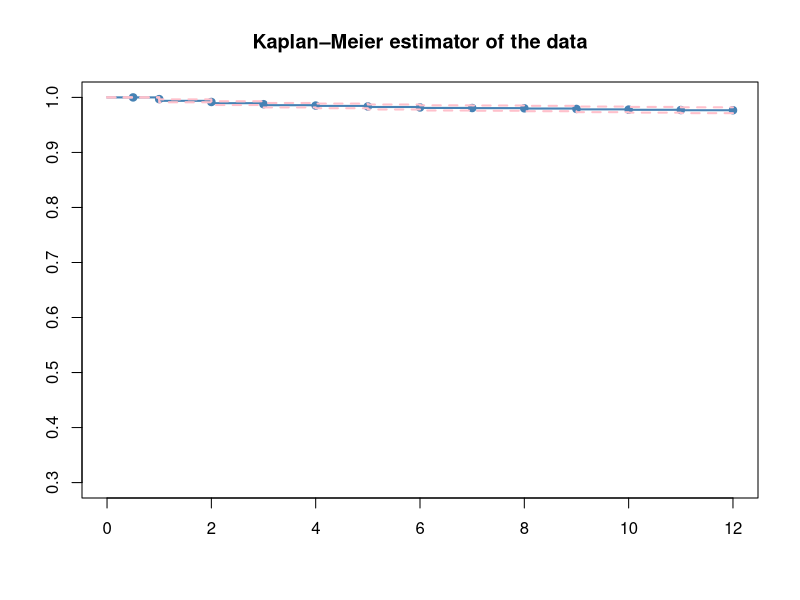
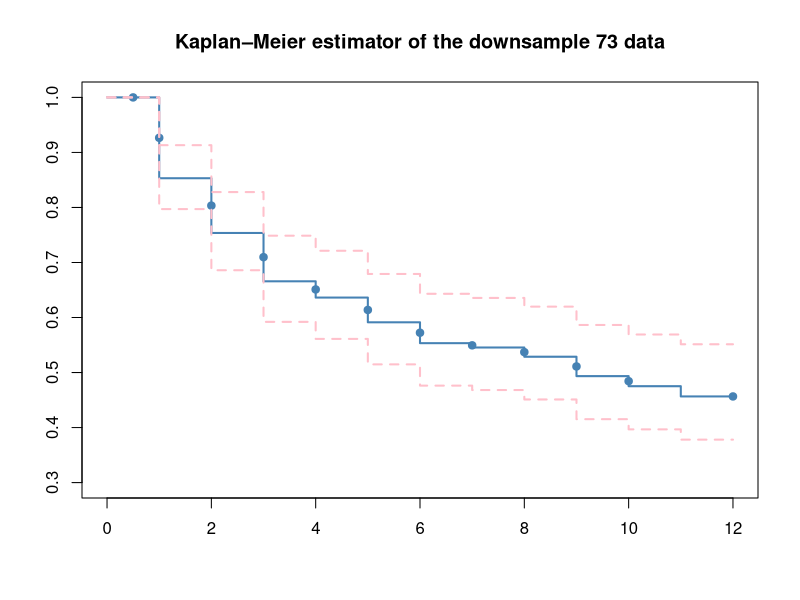
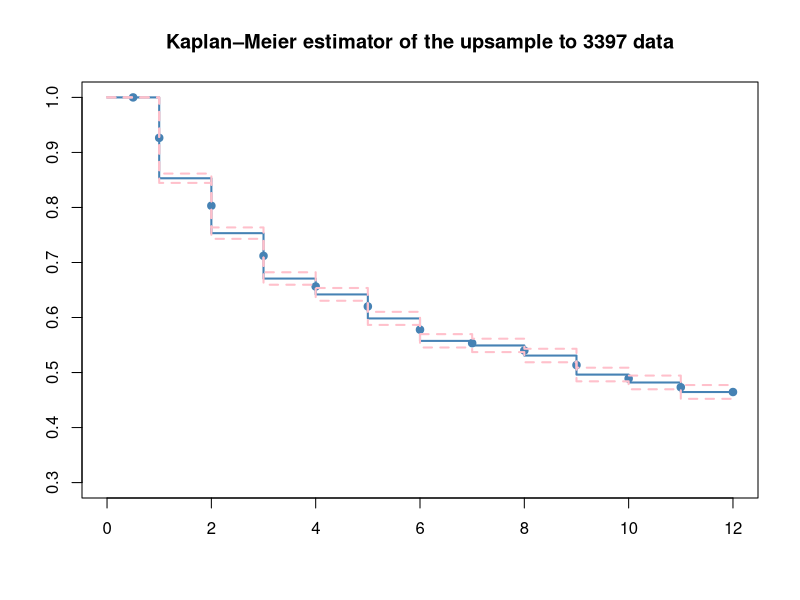
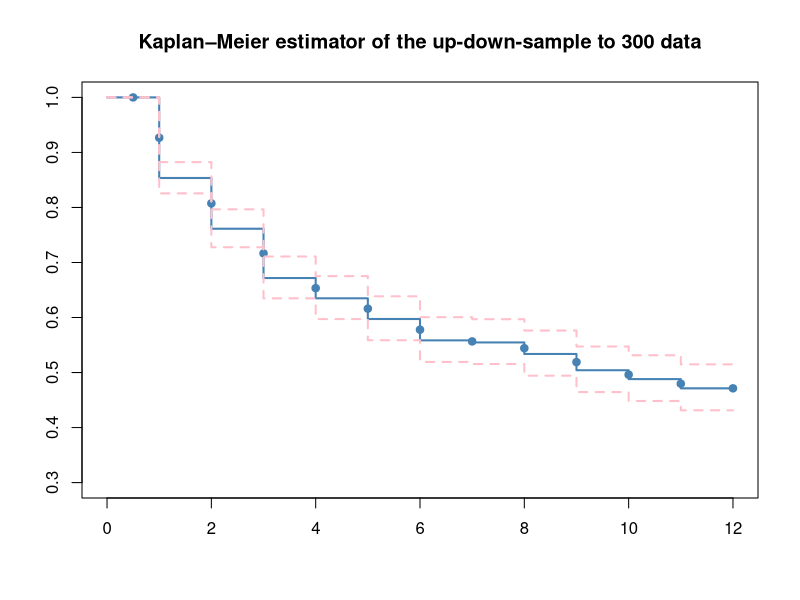

Generate these figures, in order, with R:
## ---- chunk 1
# echo = FALSE
library(survival)
library(KMsurv)
data(pneumon)
head(pneumon,3)
dim(pneumon)
## ---- chunk 2
mean(pneumon$chldage) #mean of Age child had pneumonia in 
mean(pneumon$agepn)
length(which(pneumon$hospital=="1")) 
length(which(pneumon$hospital=="0")) 
#number of child Indicator for hospitalization for pneumonia

pneumon.fit <- survfit(Surv(pneumon$chldage,pneumon$hospital)~1)

plot(pneumon.fit,mark=19,lwd=2,ylim = c(0.3,1.0),
     col=c("steelblue","pink","pink"), 
     main="Kaplan–Meier estimator of the data")

summary(pneumon.fit)
print(pneumon.fit)

# why is it not working? All NA 
quantile(pneumon.fit, probs=c(.75,.50,.25),
         conf.int=FALSE) 
## ---- chunk 3
table(pneumon$hospital)

set.seed(99)
balance_data <- function(df, method, dsize){
  event <- df[df$hospital=="1",]
  censored <- df[df$hospital=="0",]
  nevent <- nrow(event)
  ncensored <- nrow(censored)
  
  if(method == "down"){
    if(nevent > ncensored)
    {
      dfe <- events[sample(1:nevent, dsize, replace=F),]
      new_dataset <- rbind(censored,dfe)
    }
    else{ #nevent <= ncensored
      dfc <- censored[sample(1:ncensored, dsize, replace = F),]
      new_dataset <- rbind(event,dfc)
    }
    new_dataset
  }
  
  else if(method =="up"){
    if(nevent < ncensored){
      dfe <- event[sample(1:nevent, dsize, replace = T),]
      new_dataset <- rbind(censored,dfe)
    }
    else{ #nevent <= ncensored
      dfc <- censored[sample(1:ncensored, dsize, replace = T),]
      new_dataset <- rbind(event,dfc)
    }
  }
  new_dataset
}

plotKM <- function(dataset){
  pneumon.fit <- survfit(Surv(dataset$chldage,dataset$hospital)~1)
  summary(pneumon.fit)
  print(pneumon.fit)
  pneumon.cox <- coxph((Surv(chldage,hospital)~.), data = dataset)
  print(pneumon.cox)
  plot(pneumon.fit,mark=19,lwd=2,ylim = c(0.3,1.0),
       col=c("steelblue","pink","pink"))
}

#down sample to 73
new_dataset_down <- balance_data(pneumon,method="down",dsize = 73)
table(new_dataset_down$hospital)
plotKM(new_dataset_down)
title("Kaplan–Meier estimator of the downsample 73 data") 

#up sample to 3397
new_dataset_up <- balance_data(pneumon,method="up", dsize = 3397)
table(new_dataset_up$hospital)
plotKM(new_dataset_up)
title("Kaplan–Meier estimator of the upsample to 3397 data") 

#up sample for event and down sample for censored 300 each 
new_dataset300 <- balance_data(pneumon,method="up", dsize = 300)
new_dataset300 <- balance_data(new_dataset300,method="down",dsize = 300)
table(new_dataset300$hospital)
plotKM(new_dataset300)
title("Kaplan–Meier estimator of the up-down-sample to 300 data")

